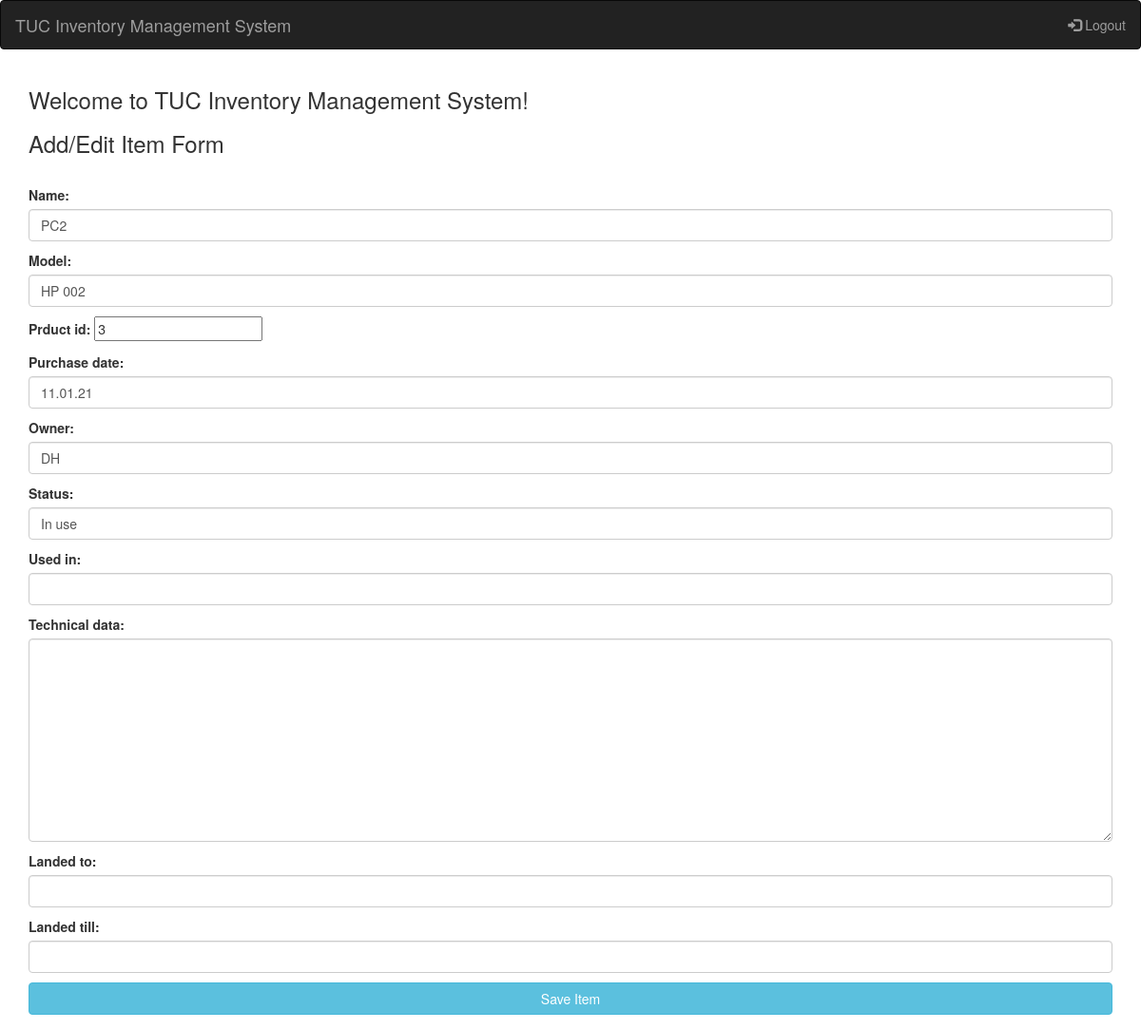
The page /edititem/3 on the database its author committed.
### InventoryProjectApp/models.py (models this page shows, shortened)
class Product(models.Model):
    name = models.CharField(max_length=200)
    model = models.CharField(max_length=200)
    prduct_id = models.IntegerField()
    purchase_date = models.CharField(max_length=100)
    owner = models.CharField(max_length=200)
    status = models.CharField(max_length=200)
    used_in = models.CharField(max_length=200, null=True, default='')
    technical_data = models.TextField(null=True, default='')
    landed_to = models.CharField(max_length=200, blank=True, null=True)
    landed_till = models.CharField(max_length=100, blank=True, null=True)

### InventoryProjectApp/views.py (the view)
# urls.py: path('edititem/<str:pk>', views.EditItemForm, name = 'EditItemForm'),
def EditItemForm(request, pk):
    product=Product.objects.get(id=pk)
    form = AddEditForm(instance=product)
    context ={
        'form': form
    }
    if request.method=='POST':
        form=AddEditForm(request.POST, instance=product)
        if form.is_valid():
            form.save()
            return  redirect('Main-Page-New')
    return render(request, 'InventoryProjectApp/AddEditItem.html', context)

### InventoryProjectApp/forms.py
class AddEditForm(ModelForm):
    class Meta:
        model=Product
        fields='__all__'
        widgets= {
            'name':forms.TextInput(attrs={'class':'form-control'}),
            'model': forms.TextInput(attrs={'class': 'form-control'}),
            'product_id': forms.NumberInput(attrs={'class':'form-control'}),
            'purchase_date': forms.TextInput(attrs={'class': 'form-control'}),
            'owner': forms.TextInput(attrs={'class': 'form-control'}),
            'status': forms.TextInput(attrs={'class': 'form-control'}),
            'used_in': forms.TextInput(attrs={'class': 'form-control'}),
            'technical_data': forms.Textarea(attrs={'class': 'form-control'}),
            'landed_to': forms.TextInput(attrs={'class': 'form-control'}),
            'landed_till': forms.TextInput(attrs={'class': 'form-control'}),
        }

### InventoryProjectApp/templates/InventoryProjectApp/AddEditItem.html (shortened to what this page needs)
<!DOCTYPE html>
<html lang="en">
<head>
  <link rel="stylesheet" href="https://maxcdn.bootstrapcdn.com/bootstrap/3.4.1/css/bootstrap.min.css">
</head>
<body>
<nav class="navbar navbar-inverse">
  <div class="container-fluid">
    <div class="navbar-header">
      <a class="navbar-brand" href="#">TUC Inventory Management System</a>
    </div>
    <ul class="nav navbar-nav navbar-right">
      <li><a href="{% url 'Logout-Page' %}"><span class="glyphicon glyphicon-log-in"></span> Logout</a></li>
    </ul>
  </div>
</nav>
<div class="container">
  <h3>Welcome to TUC Inventory Management System!</h3>
  <h3>Add/Edit Item Form</h3>
  <div class="form-group">
      <form action="" method="POST">
          {{ form.as_p }}
          <button type="submit" class="btn btn-info btn-block">Save Item</button>
      </form>
  </div>
</div>
</body>
</html>

### rows shown on the page
Product: name "PC2", model "HP 002", prduct_id "3", purchase_date "11.01.21", owner "DH", status "In use"
